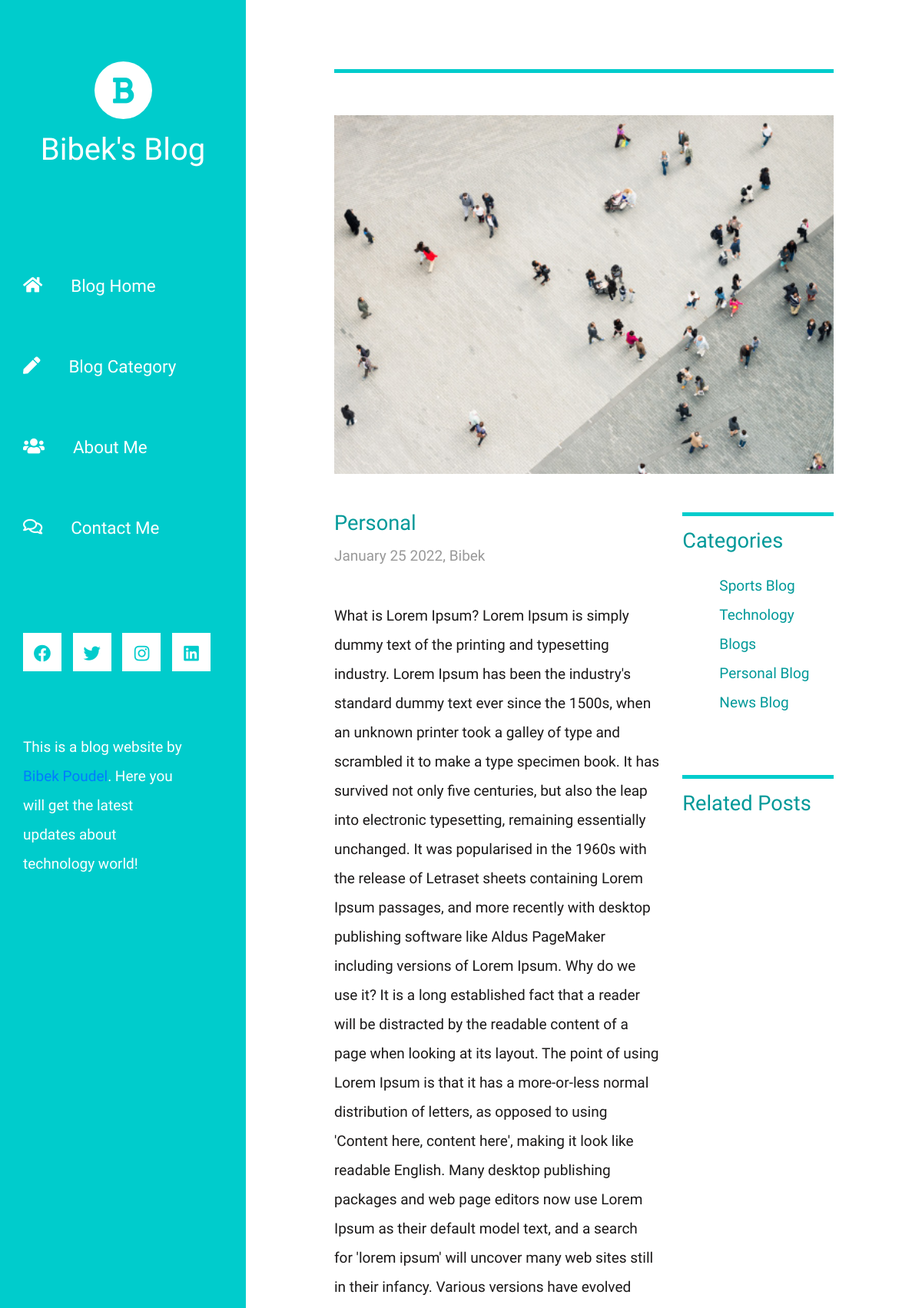
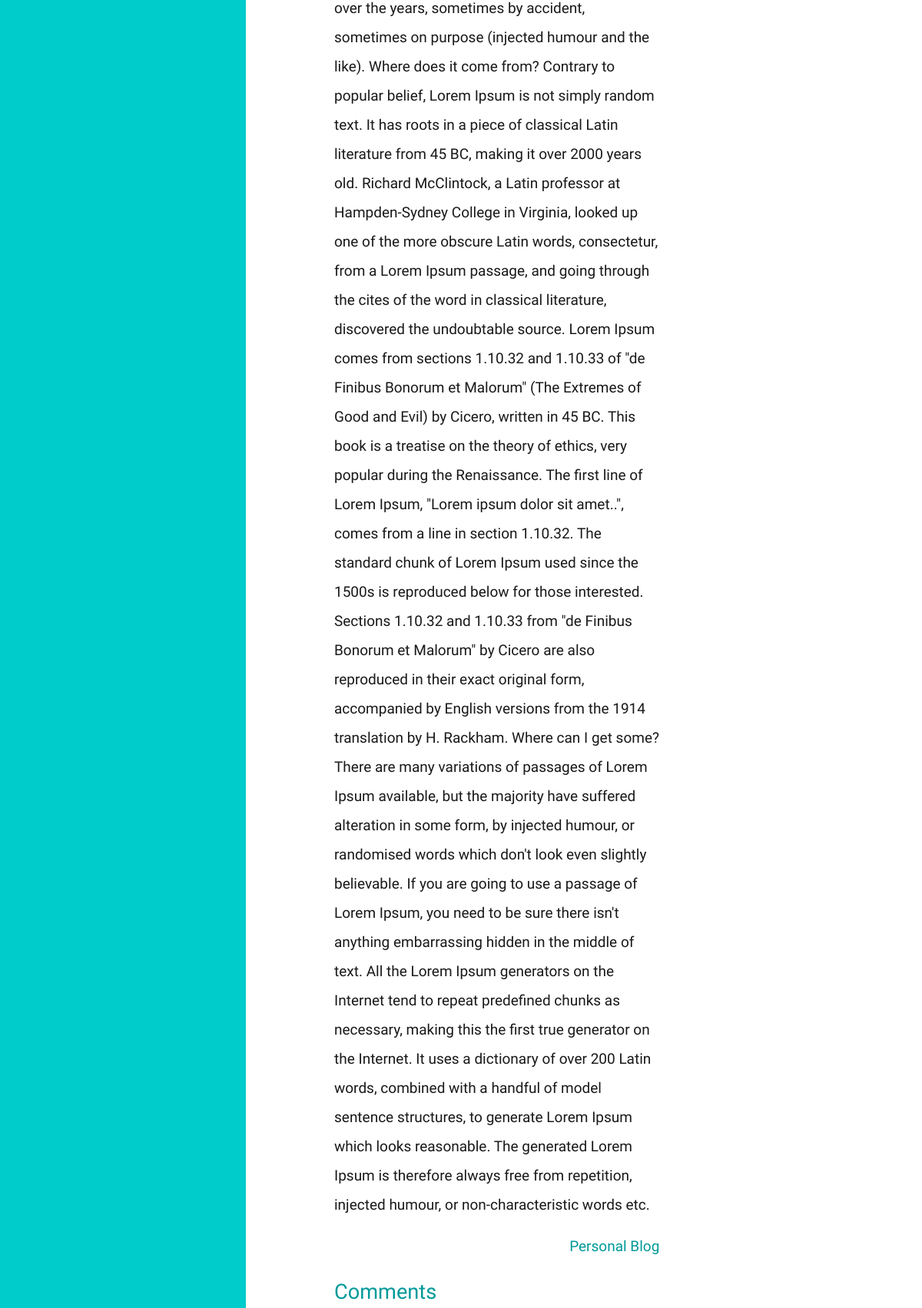
The app's page /blog/post/3f63851f-a97f-4108-995a-0ae17cfe8187/ (upper part) with its own data (2 pictures, top to bottom).
### posts/models.py (models this page shows, shortened)
class Blog(models.Model):
    id = models.UUIDField(default=uuid.uuid4, primary_key=True, editable=False, unique=True)
    title = models.CharField(max_length=150, null=True, blank=True)
    author = models.ForeignKey(User, on_delete=models.SET_NULL, null=True, blank=True)
    category = models.ForeignKey('Category', on_delete=models.CASCADE)
    overview = models.TextField(null=True, blank=True)
    content = models.TextField(null=True, blank=True)
    thumbnail = models.ImageField(upload_to= 'thumbnails/', null=True, blank=True)
    featured = models.BooleanField(default=False, null=True, blank=True)
    created = models.DateTimeField(auto_now_add=True)
    comment_counts = models.IntegerField(default=0, null=True, blank=True)
    class Meta:
        ordering = [
            '-featured', '-created'
        ]

class Category(models.Model):
    name = models.CharField(max_length=50, null=True, blank=True)
    id = models.UUIDField(default=uuid.uuid4, primary_key=True, editable=False, unique=True)
    def __str__(self):
        return self.name

### posts/views.py (the view, shortened to what this page needs)
# urls.py: path('blog/post/<str:pk>/', views.singlePost, name='single-post'),
def singlePost(request, pk):
    post = Blog.objects.get(id=pk)
    categories = Category.objects.all()
    related_post = post.category.blog_set.all().exclude(id=pk)
    form = CommentForm()
    context = {
        'post':post, 'categories':categories, 'related':related_post, 'form':form
    }
    return render(request, 'posts/post.html', context)

### posts/templates/posts/post.html (shortened to what this page needs)
{% extends 'base.html' %}
{% block content %}
        {% if post.thumbnail %}
        <div class="row tm-row">
            <div class="col-12">
                <hr class="tm-hr-primary tm-mb-55">
                <img height="auto" width="100%" src="{{post.thumbnail.url}}" class="tm-mb-40">
            </div>
        </div>
        {% endif %}
        <div class="row tm-row">
            <div class="col-lg-8 tm-post-col">
                <div class="tm-post-full">
                    <div class="mb-4">
                        <h2 class="pt-2 tm-color-primary tm-post-title">{{post.title}}</h2>
                        <p class="tm-mb-40">{{post.created | date:"F d Y"}}, {{post.author|title}}</p>
                        <p style="color: rgb(26, 24, 24);">{{post.content|safe}}</p>
                        <span class="d-block text-right tm-color-primary">{{post.category}}</span>
                    </div>
                    <div>
                        <h2 class="tm-color-primary tm-post-title">Comments</h2>
                    </div>
                </div>
            </div>
            <aside class="col-lg-4 tm-aside-col">
                <div class="tm-post-sidebar">
                    <hr class="mb-3 tm-hr-primary">
                    <h2 class="mb-4 tm-post-title tm-color-primary">Categories</h2>
                    <ul class="tm-mb-75 pl-5 tm-category-list">
                        {% for category in categories %}
                        <li><a href="#" class="tm-color-primary">{{category.name}}</a></li>
                        {% endfor %}
                    </ul>
                    <hr class="mb-3 tm-hr-primary">
                    <h2 class="tm-mb-40 tm-post-title tm-color-primary">Related Posts</h2>
                </div>
            </aside>
        </div>
{% endblock content %}

### templates/base.html (shortened to what this page needs)
<!DOCTYPE html>
{% load static %}
<html lang="en">
<head>
	<link rel="stylesheet" href="{% static 'fontawesome/css/all.min.css' %}">
    <link href="{% static 'css/bootstrap.min.css' %}" rel="stylesheet">
    <link href="{% static 'css/all.css' %}" rel="stylesheet">
</head>
<body>
{% include 'navbar.html' %}
<div class="container-fluid">
    <main class="tm-main">
    {% block content %}{% endblock content %}
</main>
</div>
</body>
</html>

### templates/navbar.html (shortened to what this page needs)
{% url 'home' as home %}
{% url 'blog-category' as blogcategory %}
{% url 'about' as about %}
{% url 'contact' as contact %}
    <header class="tm-header" id="tm-header">
        <div class="tm-header-wrapper">
            <div class="tm-site-header">
                <div class="mb-3 mx-auto tm-site-logo"><i class="fas fa-bold fa-2x"></i></div>
                <h1 class="text-center">Bibek's Blog</h1>
            </div>
            <nav class="tm-nav" id="tm-nav">
                <ul>
                    <li class="tm-nav-item {% if request.path == home %} active {% endif %} "><a href="{% url 'home' %}" class="tm-nav-link">
                        <i class="fas fa-home"></i>
                        Blog Home
                    </a></li>
                    <li class="tm-nav-item {% if request.path == blogcategory %} active {% endif %}"><a href="{% url 'blog-category' %}" class="tm-nav-link">
                        <i class="fas fa-pen"></i>
                        Blog Category
                    </a></li>
                    <li class="tm-nav-item {% if request.path == about %} active {% endif %}"><a href="{% url 'about' %}" class="tm-nav-link">
                        <i class="fas fa-users"></i>
                        About Me
                    </a></li>
                    <li class="tm-nav-item {% if request.path == contact %} active {% endif %}"><a href="{% url 'contact' %}" class="tm-nav-link">
                        <i class="far fa-comments"></i>
                        Contact Me
                    </a></li>
                </ul>
            </nav>
            <div class="tm-mb-65">
                <a rel="nofollow" href="https://fb.com/templatemo" class="tm-social-link">
                    <i class="fab fa-facebook tm-social-icon"></i>
                </a>
                <a href="https://twitter.com" class="tm-social-link">
                    <i class="fab fa-twitter tm-social-icon"></i>
                </a>
                <a href="https://instagram.com" class="tm-social-link">
                    <i class="fab fa-instagram tm-social-icon"></i>
                </a>
                <a href="https://linkedin.com" class="tm-social-link">
                    <i class="fab fa-linkedin tm-social-icon"></i>
                </a>
            </div>
            <p class="tm-mb-80 pr-5 text-white">
                This is a blog website by <a href="https://www.dinanathpadhya.com.np">Bibek Poudel</a>. Here you will get the latest updates about technology world!
            </p>
        </div>
    </header>

### static/css/all.css (style rules this page uses)
html { overflow-x: hidden; }
body { margin: 0; padding: 0; font-family: 'Source Sans Pro', sans-serif; font-size: 19px; line-height: 2em; overflow-x: hidden; }
p, span { color: #999; }
hr { border-top-color: #CCC; margin-top: 10px; margin-bottom: 10px; }
.tm-header { background-color: #0CC; color: white; position: fixed; top: 0; left: 0; bottom: 0; z-index: 100; width: 400px; overflow-y: visible; }
.tm-header-wrapper { overflow-y: scroll; scrollbar-width: none; -ms-overflow-style: none; padding: 30px; width: 100%; height: 100%; }
.tm-site-header { margin-top: 50px; margin-bottom: 115px; }
.tm-site-logo { width: 75px; height: 75px; border-radius: 50%; background-color: white; display: flex; align-items: center; justify-content: center; }
.tm-site-logo i { color: #0CC; }
.tm-main { margin-left: 400px; padding: 80px 100px 25px; }
.tm-row { max-width: 980px; justify-content: space-between; }
.tm-nav { margin-bottom: 100px; }
.tm-nav-item { list-style: none; margin-bottom: 30px; }
.tm-nav-link { color: white; background-color: transparent; height: 75px; width: 100%; max-width: 300px; display: flex; align-items: center; font-size: 1.4rem; padding: 30px; }
.tm-nav ul { position: relative; }
.tm-nav-link i { margin-right: 37px; }
ul { margin: 0; padding: 0; }
.tm-nav { margin-left: -30px; }
.tm-social-link { display: inline-block; background-color: white; font-size: 1.4rem; width: 50px; height: 50px; text-align: center; padding-top: 8px; margin-right: 15px; margin-bottom: 15px; }
.tm-social-icon { color: #0CC; transition: all 0.3s ease; }
.tm-post-title { font-size: 1.7rem; transition: all 0.3s ease; }
hr.tm-hr-primary { border-top: 5px solid #0CC; }
.tm-category-list { list-style-type: none; }
.tm-post-full { max-width: 600px; }
.tm-post-sidebar { max-width: 280px; margin-left: auto; margin-right: 0; }
.tm-mb-40 { margin-bottom: 40px; }
.tm-mb-55 { margin-bottom: 55px; }
.tm-mb-65 { margin-bottom: 65px; }
.tm-mb-75 { margin-bottom: 75px; }
.tm-mb-80 { margin-bottom: 80px; }
.tm-color-primary, span.tm-color-primary { color: #099; }
@media (max-width: 1540px) { .tm-header { width: 320px; } }
@media (max-width: 1540px) { .tm-main { margin-left: 320px; width: calc(100% - 320px); } }
@media (max-width: 1288px) { .tm-social-link { margin-right: 10px; } }

### records on screen
Blog: thumbnail (picture), title "Personal", created "January 25 2022", author "Bibek", content "What is Lorem Ipsum? Lorem Ipsum is simply dummy text of the printing and typesetting industry. Lorem Ipsum has been the industry's standard dummy text ever since the 1500s, when an unknown printer took a galley of type and scrambled it to make a type specimen book. It has survived not only five centuries, but also the leap into electronic typesetting, remaining essentially unchanged. It was popularised in the 1960s with the release of Letraset sheets containing Lorem Ipsum passages, and more recently with desktop publishing software like Aldus PageMaker including versions of Lorem Ipsum. Why do we use it? It is a long established fact that a reader will be distracted by the readable…", category "Personal Blog"
Category: name "Sports Blog"
Category: name "Technology Blogs"
Category: name "Personal Blog"
Category: name "News Blog"
